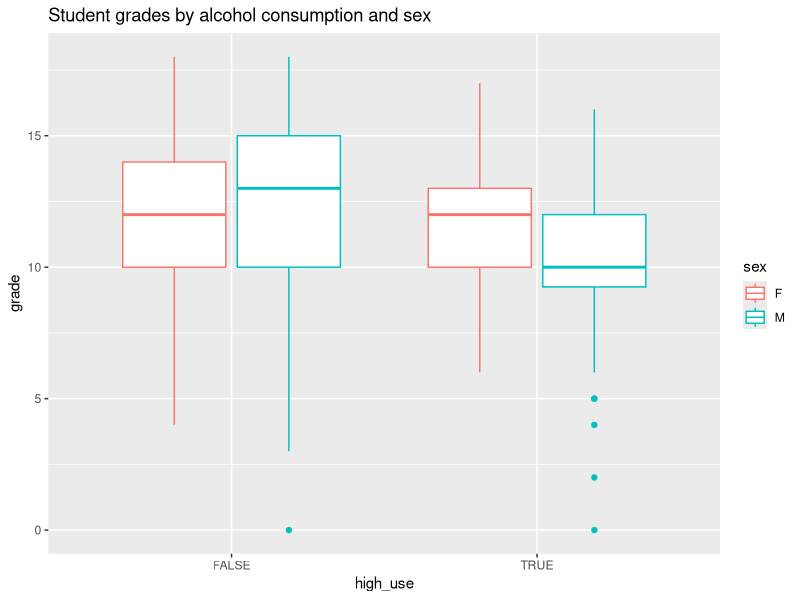
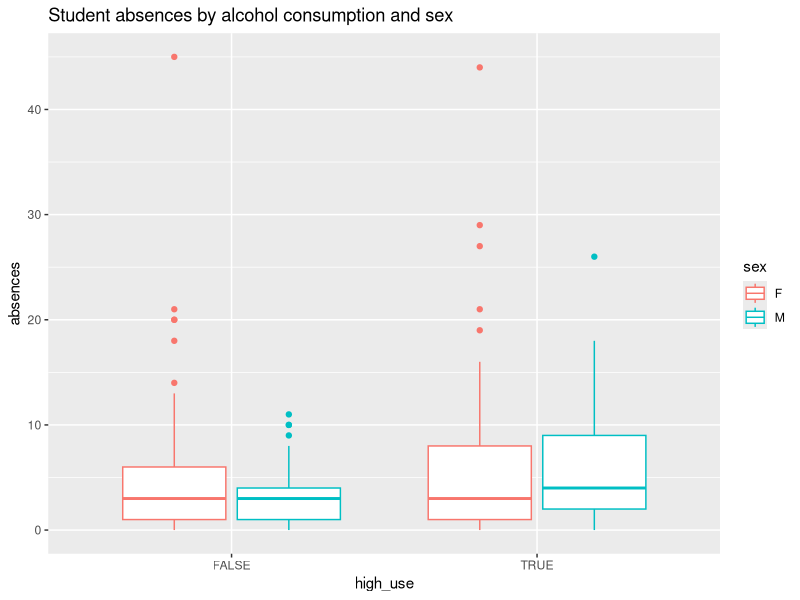
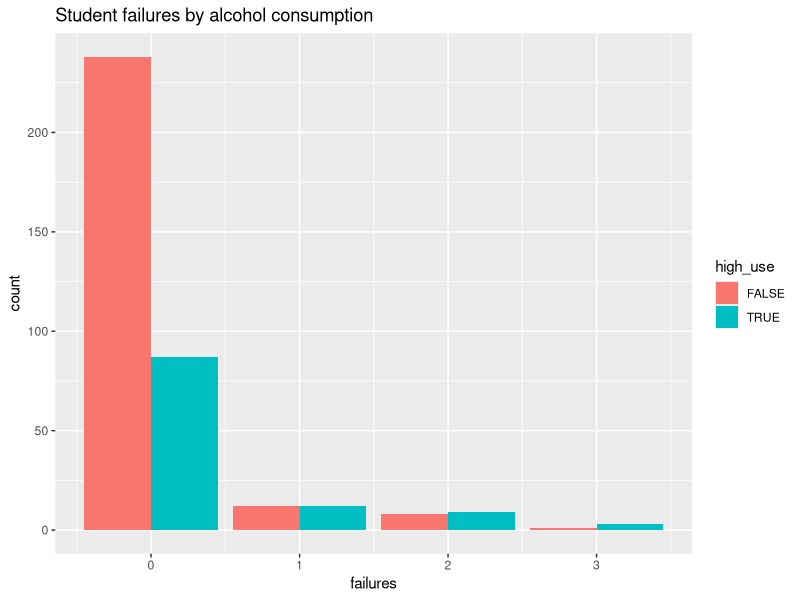

Recreate these plots in R, in order.
## ---- chunk 1
data_joined <- read.csv("pormath.csv") # Read data from my local folder
str(data_joined) # The data structure is data frame.
dim(data_joined) # The data contains 370 observations or rows and 35 variables or columns.
colnames(data_joined) # variables names
## ---- chunk 2
library(dplyr) # Access the dpyr library
library(ggplot2) # Access the ggplot2 library
## ---- chunk 3
data_joined %>%   # produce summary statistics by group
  group_by(sex, high_use) %>%
  summarise(count = n(), mean_grade = mean(G3))
## ---- chunk 4
ggplot(data_joined, aes(x = high_use, y = G3, col = sex)) + geom_boxplot() + ylab("grade") + ggtitle("Student grades by alcohol consumption and sex")
## ---- chunk 5
ggplot(data_joined, aes(x = high_use, y = absences, col = sex)) + geom_boxplot() + ggtitle("Student absences by alcohol consumption and sex")
## ---- chunk 6
ggplot(data_joined, aes(failures, fill = high_use)) + geom_bar(position = "dodge") + ggtitle("Student failures by alcohol consumption")
## ---- chunk 7
# Fit a logistic regression model using the glm() function
glm_model1 <- glm(high_use ~ G3 + failures + absences + sex, data = data_joined, family = "binomial")
# Summary of the fitted model
summary(glm_model1)
# Coefficients of the model
coef(glm_model1)
## ---- chunk 8
# Fit a new logistic regression model 
glm_model2 <- glm(high_use ~ failures + absences + sex - 1, data = data_joined, family = "binomial")
# Summary of the fitted model
summary(glm_model2)
# Coefficients of the model
coef(glm_model2)
# compute odds ratios (OR)
OR <- coef(glm_model2) %>% exp

# compute confidence intervals (CI)
CI <- confint(glm_model2) %>% exp

# print out the odds ratios with their confidence intervals
cbind(OR, CI)
## ---- chunk 9
# predict() the probability of high_use
probabilities <- predict(glm_model2, type = "response")

# add the predicted probabilities to 'data_joined'
data_joined <- mutate(data_joined, probability = probabilities)

# use the probabilities to make a prediction of high_use
data_joined <- mutate(data_joined, prediction = probability > 0.5)

# see the first ten original classes, predicted probabilities, and class predictions
select(data_joined, failures, absences, sex, high_use, probability, prediction) %>% head(10)

# tabulate the target variable versus the predictions
table(high_use = data_joined$high_use, 
       prediction = data_joined$prediction)
## ---- chunk 10
# define a loss function (mean prediction error)
loss_func <- function(class, prob) {
  n_wrong <- abs(class - prob) > 0.5
  mean(n_wrong)
}

# call loss_func to compute the average number of wrong predictions in the (training) data
loss_func(class = data_joined$high_use, prob = data_joined$probability)

## ---- chunk 11
library(boot)
cv <- cv.glm(data = data_joined, cost = loss_func, glmfit = glm_model2, K = 10)

# average number of wrong predictions in the cross validation
cv$delta[1]
